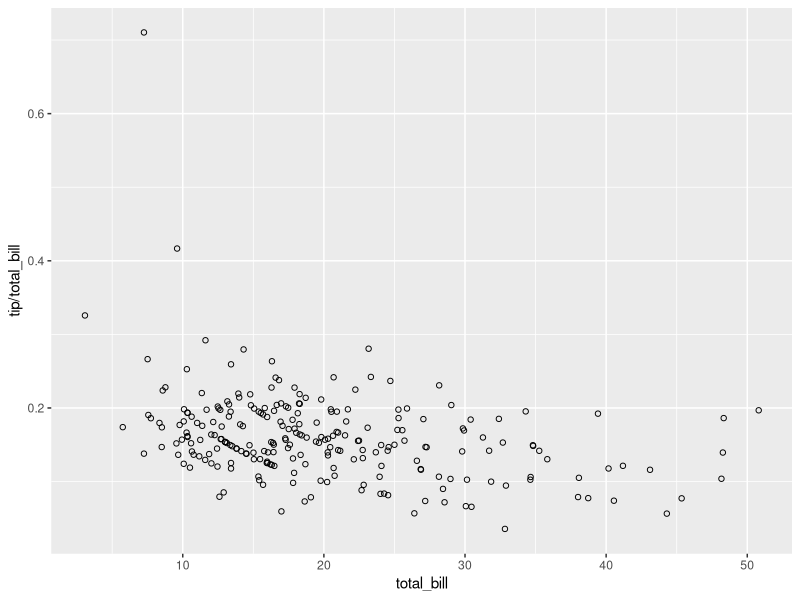
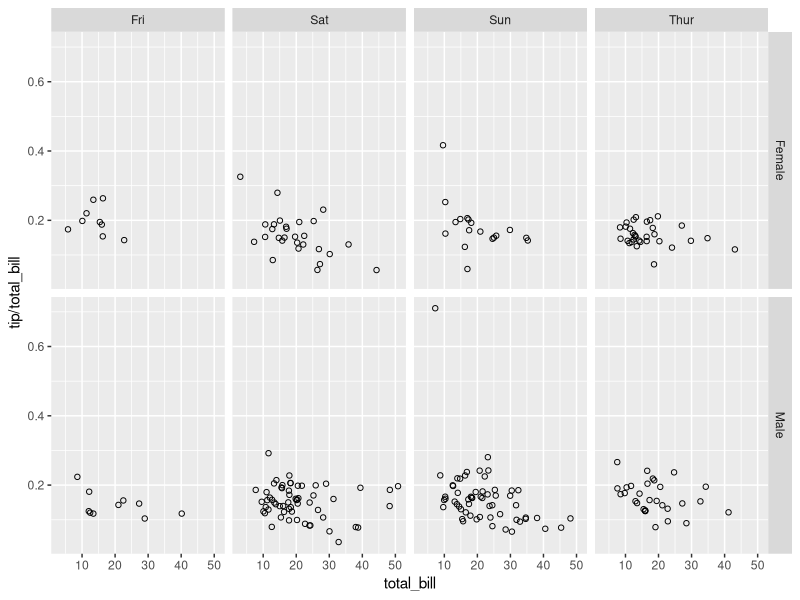
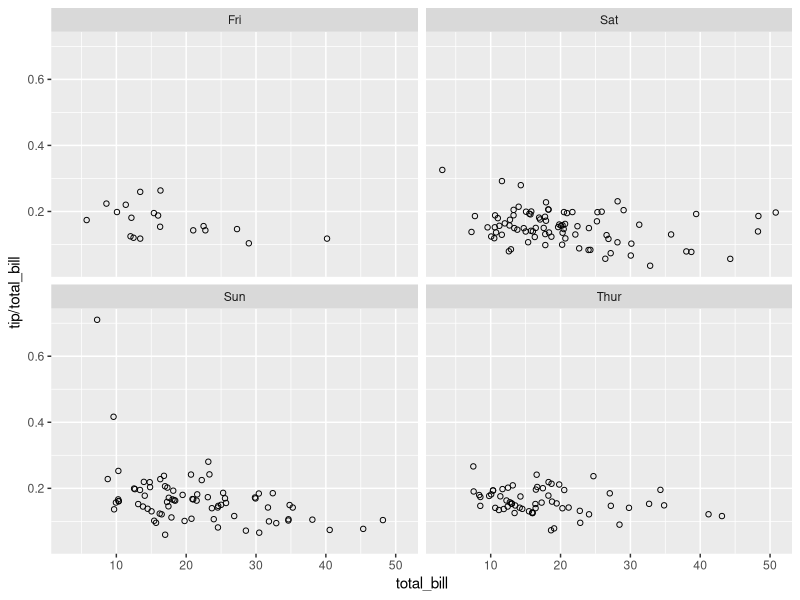
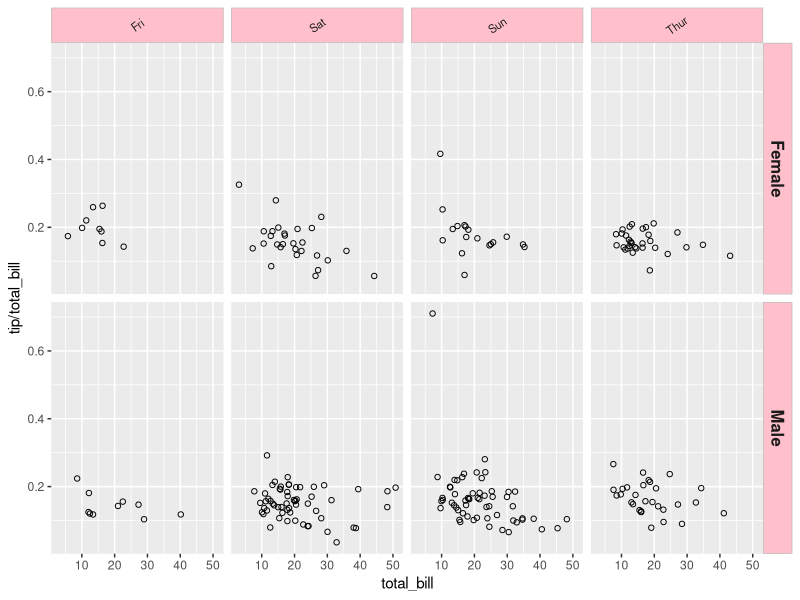
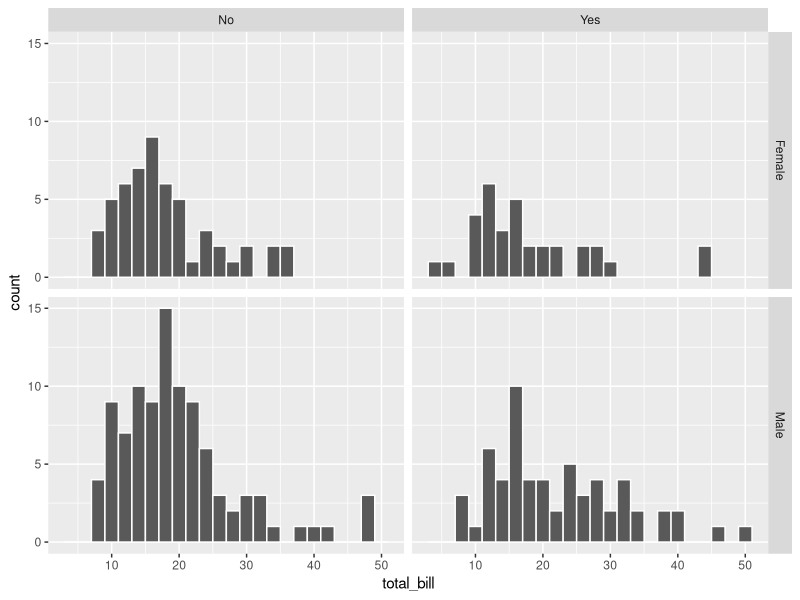
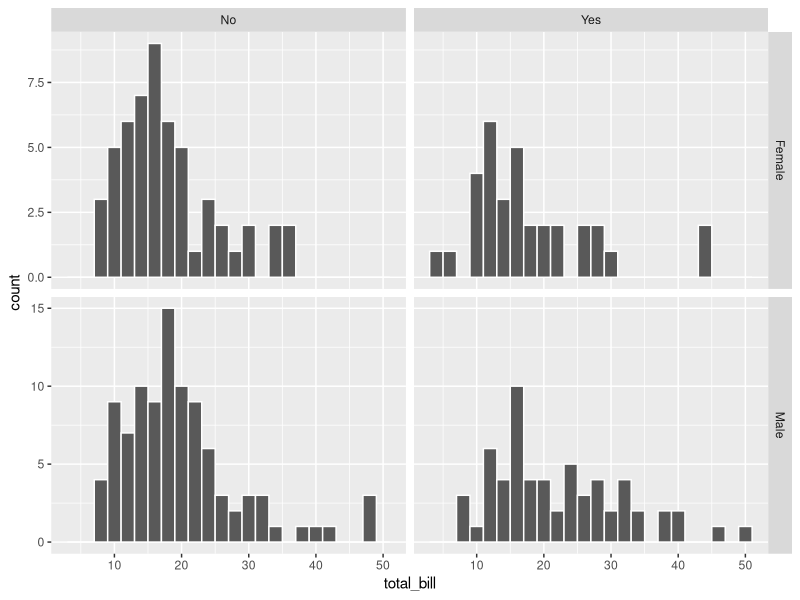
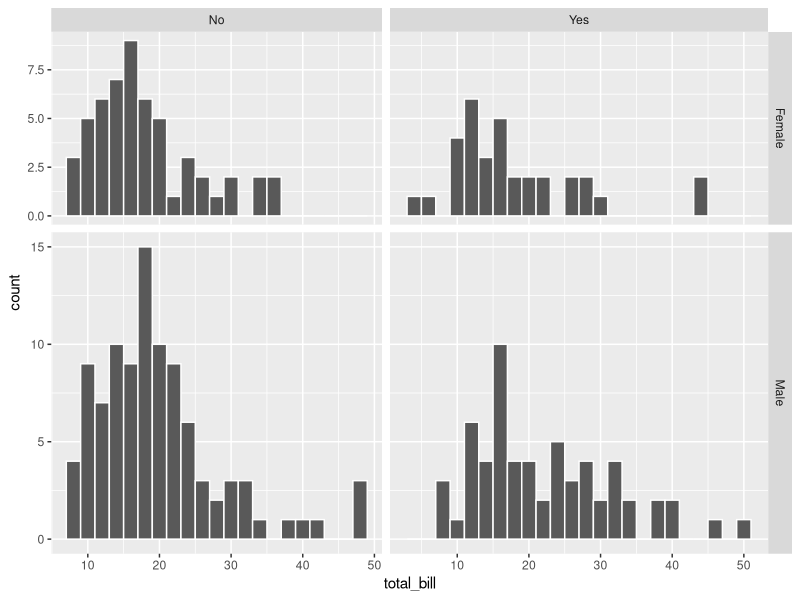

Here is the R script that generated these plots, in order:
## ---- chunk 1
library(ggplot2)
library(reshape2)
head(tips,3)
## ---- chunk 2
sp0 <- ggplot(data=tips,
             aes(x=total_bill, y=tip/total_bill)) + geom_point(shape=1)
#The data can be split up by one or two variables that vary on the #horizontal and/or vertical direction.
#This is done by giving a formula to facet_grid(), of the form #vertical ~ horizontal.
sp1<-sp0 + facet_grid(sex ~ day)
#Instead of faceting with a variable in the horizontal or vertical #direction, facets can be placed next to each other, wrapping with #a certain number of columns or rows. The label for each plot will #be at the top of the plot.
# Divide by day, going horizontally and wrapping with 2 columns
sp2<-sp0+facet_wrap( ~ day, ncol=2)

sp0
sp1
sp2
## ---- chunk 3
sp1 +theme(strip.text.x = element_text(size=8, angle=35),
          strip.text.y = element_text(size=12, face="bold"),
          strip.background = element_rect(colour="grey",fill="pink"))
## ---- chunk 4
# A histogram of bill sizes
hp <- ggplot(data=tips, 
             aes(x=total_bill)) + geom_histogram(binwidth=2,colour="white")

# Histogram of total_bill, divided by sex and smoker
hp + facet_grid(sex ~ smoker)

# Same as above, with scales="free_y"
hp + facet_grid(sex ~ smoker, scales="free_y")

# With panels that have the same scaling, but different range (and therefore different physical sizes)
hp + facet_grid(sex ~ smoker, scales="free", space="free")


